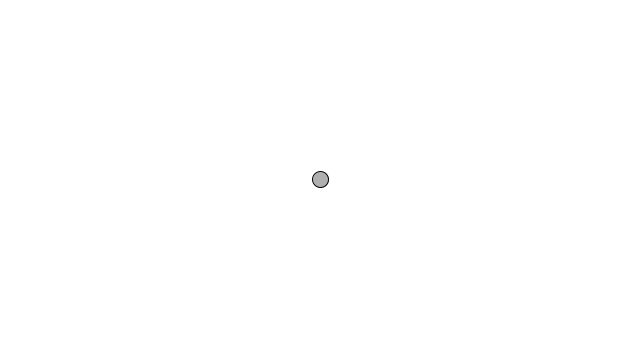
Frame 1 (no input)
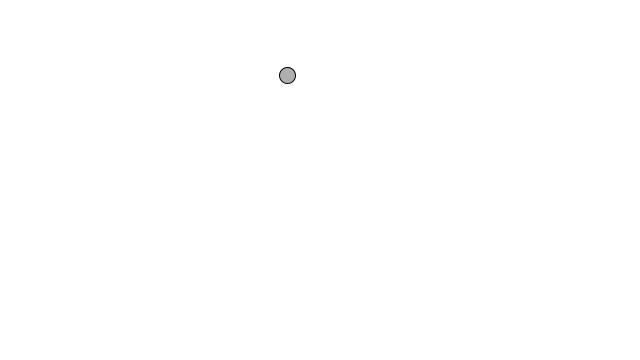
Frame 60 (the mouse pressed at the canvas centre just before this capture)
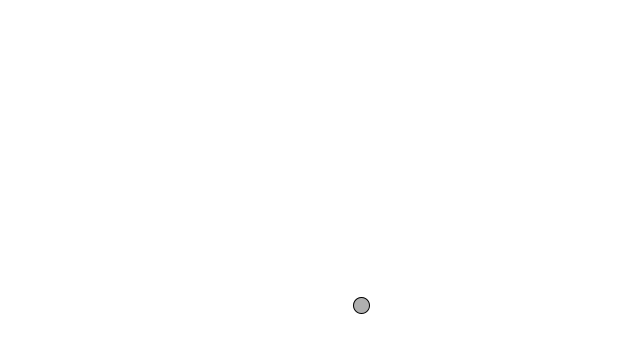
Frame 120 (the mouse held since frame 60 and released just before this capture)

The Processing sketch that drew these frames (run headless with seeded random() and noise(); from frame 60 on, the mouse is pressed at the canvas centre):

// Processing sketch: ejemplo1_9
// ── ejemplo1_9.pde
/*
 Ejemplo 1.9: Movimiento 101 (velocidad y aceleración aleatoria)
 The Nature of Code por Nathan Shiffman
 http://github.com/shiffman/the-Nature-of-Code
 
 La Naturaleza del Código
 traducido por Sergio Majluf, Nicolás Troncoso
 y estudiantes de Diseño UDD
 http://github.com/disenoudd/the-Nature-of-Code
 */

// Declarar objeto caminante
Caminante caminante;

void setup() {
  size(640, 360);
  // Crear objeto caminante
  caminante = new Caminante();
}
void draw() {
  background(255);

  // Llamar las funciones del objeto caminante
  caminante.actualizar();
  caminante.revisarBordes();
  caminante.mostrar();
}

class Caminante {
  // El objeto tiene dos PVectores: posicion y velocidad.
  PVector posicion;
  PVector velocidad;

  // La aceleración es clave!
  PVector aceleracion;

  //La variable veloMax limitará la magnitud de velocidad.
  float veloMax;

  Caminante() {
    posicion = new PVector(width/2, height/2);
    velocidad = new PVector(0, 0);
    aceleracion = new PVector(-0.001, 0.01);
    veloMax = 10;
  }

  void actualizar() {
    // La función random2D() devolverá un PVector de largo 1,
    // apuntando a una dirección aleatoria.
    aceleracion = PVector.random2D();

    velocidad.add(aceleracion);
    velocidad.limit(veloMax);
    posicion.add(velocidad);
  }

  void mostrar() {
    stroke(0);
    fill(175);
    // Ahora mostramos el caminante.
    ellipse(posicion.x, posicion.y, 16, 16);
  }

  void revisarBordes() {
    // Cuando lega a un borde, configura la posición para el borde opuesto.
    if (posicion.x > width) {
      posicion.x = 0;
    } else if (posicion.x < 0) {
      posicion.x = width;
    }

    if (posicion.y > height) {
      posicion.y = 0;
    } else if (posicion.y < 0) {
      posicion.y = height;
    }
  }
}
